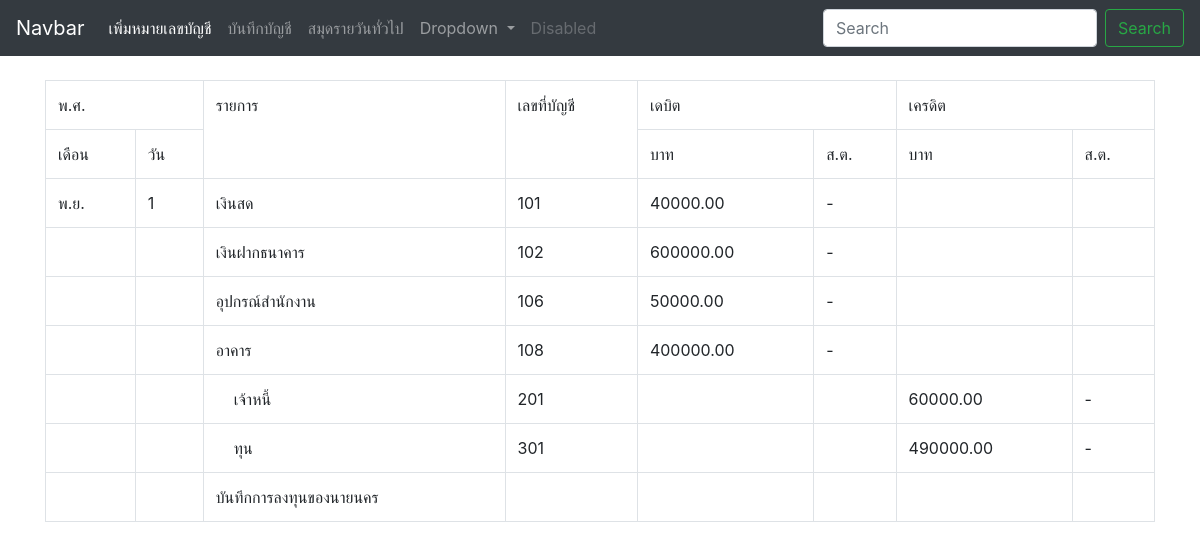
The app's page /general-book.php with its own data.
### tables this page shows
CREATE TABLE `tb_book` (
  `id` int(10) UNSIGNED NOT NULL,
  `date` date NOT NULL,
  `detail` varchar(200) NOT NULL,
  `acc_id` int(10) DEFAULT '0',
  `cost` decimal(9,2) DEFAULT NULL,
  `status` varchar(10) DEFAULT NULL
);

CREATE TABLE `tb_account_number` (
  `acc_id` int(10) NOT NULL,
  `acc_number` varchar(10) NOT NULL,
  `list` varchar(100) NOT NULL
);

### general-book.php (the view, shortened to what this page needs)
<?php
include "config/database.php";
?>
<!doctype html>
<html lang="en">
  <head>
    <link rel="stylesheet" href="bootstrap/css/bootstrap.min.css">
  </head>
  <body>
    <header>
      <?php include "template/header.php"; ?>
    </header>
    <br>
    <div class="container">
      <div class="row">
        <div class="col-12">
          <table class="table table-bordered">
            <tr>
              <td colspan="2">พ.ศ.</td>
              <td rowspan="2">รายการ</td>
              <td rowspan="2">เลขที่บัญชี</td>
              <td colspan="2">เดบิต</td>
              <td colspan="2">เครดิต</td>
            </tr>
            <tr>
              <td>เดือน</td>
              <td>วัน</td>
              <td>บาท</td>
              <td>ส.ต.</td>
              <td>บาท</td>
              <td>ส.ต.</td>
            </tr>
            <?php
            $sql = "SELECT * FROM tb_book book
                             LEFT JOIN tb_account_number acc
                             ON book.acc_id = acc.acc_id
                             ORDER BY date , book.id ASC";
            $result = mysqli_query($conn , $sql);
            $old_month = "";
            $old_day = "";
            while ($data = mysqli_fetch_array($result)) {
            $date = date_create($data['date']);
            $month = date_format($date,'m');
            $day = date_format($date,'j');
            ?>
            <tr>
              <td>
                <?php
                if($old_month != $month) {
                  echo monthThai($month);
                  $old_month = $month;
                }
                ?>
              </td>
              <td>
                <?php
                if($old_day != $day) {
                  echo $day;
                  $old_day = $day;
                }
                ?>
              </td>
              <td>
              <?php
              if ($data['status'] == 'debit') {
                echo $data['list'];
              } else if($data['status'] == 'credit'){
                echo '&nbsp;&nbsp;&nbsp; '.$data['list'];
              } else {
                echo $data['detail'];
              }
              ?>
              </td>
              <td><?php echo $data['acc_number']; ?></td>
              <?php
              if ($data['status'] == 'debit') {
              ?>
                <td><?php echo $data['cost']; ?></td>
                <td>-</td>
                <td></td>
                <td></td>
              <?php
              } else if($data['status'] == 'credit'){
                ?>
                <td></td>
                <td></td>
                <td><?php echo $data['cost']; ?></td>
                <td>-</td>
                <?php
              } else {
                ?>
                <td></td>
                <td></td>
                <td></td>
                <td></td>
                <?php
              }
              ?>
            </tr>
            <?php
            }
            ?>
          </table>
        </div>
      </div>
    </div>
  </body>
</html>
<?php
function monthThai($num){
  $month_num = (int)$num;
  $array_month = array("","ม.ค.","ก.พ.","มี.ค.","เม.ย.","พ.ย.","มิ.ย.","ก.ค.","ส.ค.","ก.ย.","ต.ค.","พ.ย.","ธ.ค.");
  $month_thai = $array_month[$month_num];
  return $month_thai;
}
?>

### records on screen
tb_book: date "พ.ย.", date "1", acc.list "เงินสด", acc.acc_number "101", cost "40000.00"
tb_book: acc.list "เงินฝากธนาคาร", acc.acc_number "102", cost "600000.00"
tb_book: acc.list "อุปกรณ์สำนักงาน", acc.acc_number "106", cost "50000.00"
tb_book: acc.list "อาคาร", acc.acc_number "108", cost "400000.00"
tb_book: acc.list "เจ้าหนี้", acc.acc_number "201", cost "60000.00"
tb_book: acc.list "ทุน", acc.acc_number "301", cost "490000.00"
tb_book: detail "บันทึกการลงทุนของนายนคร"
